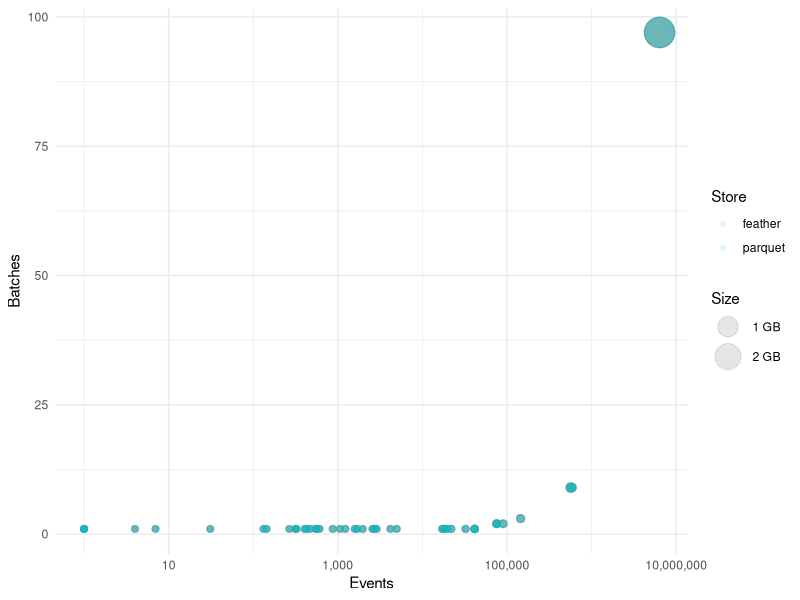
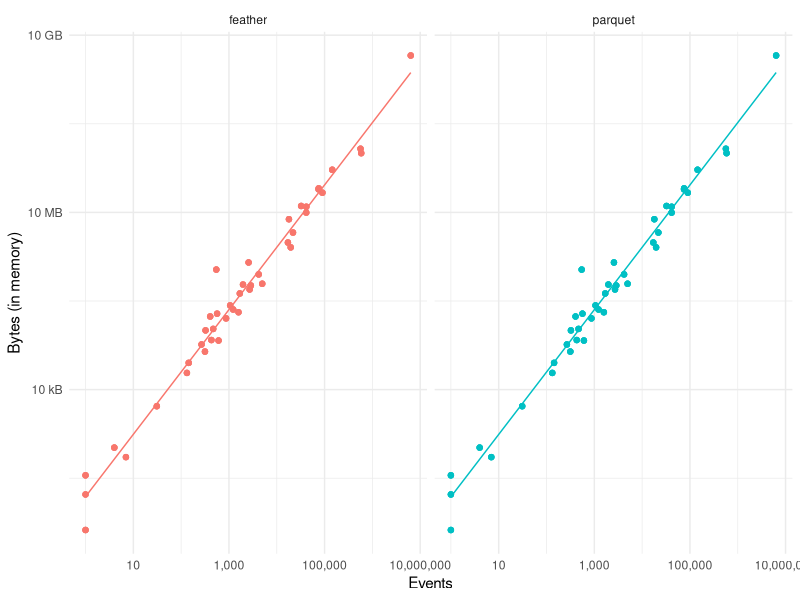
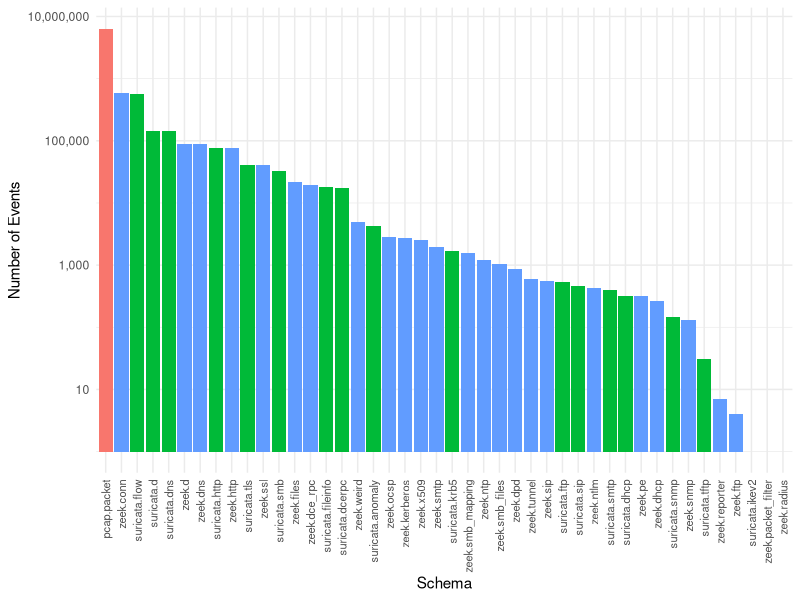
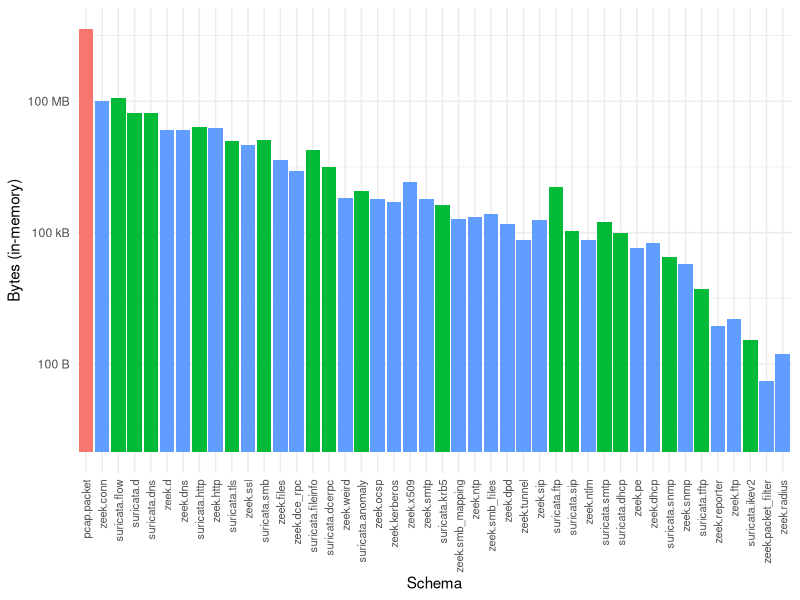
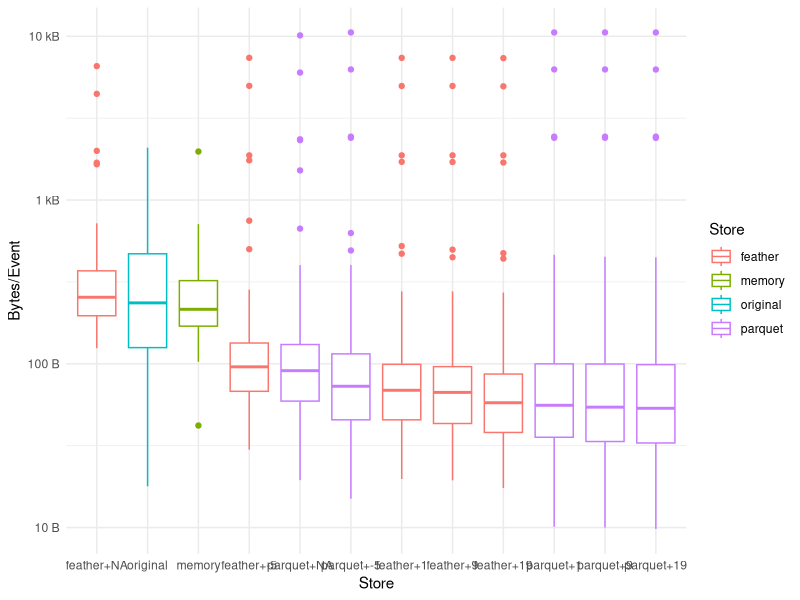
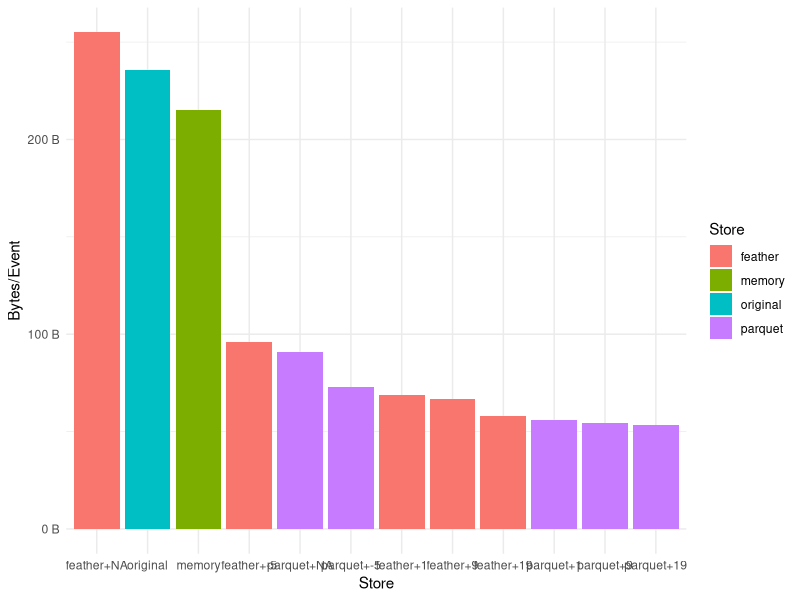
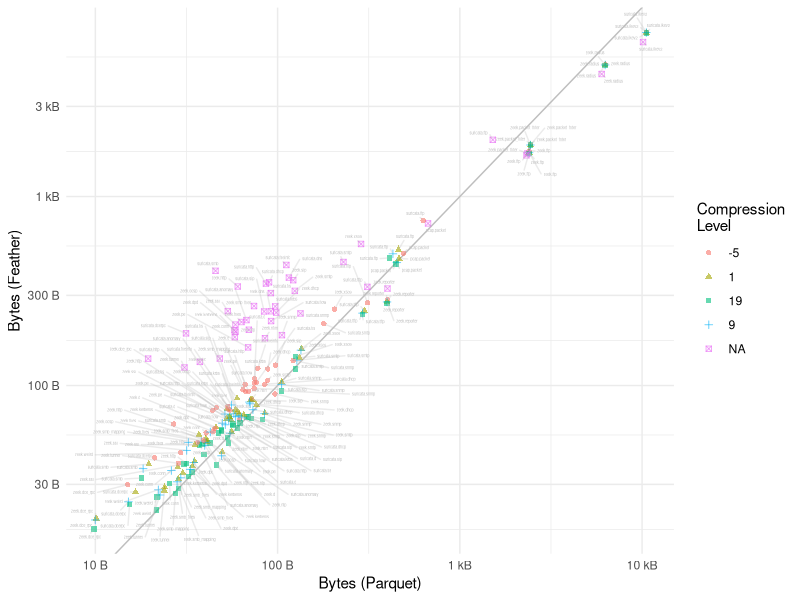
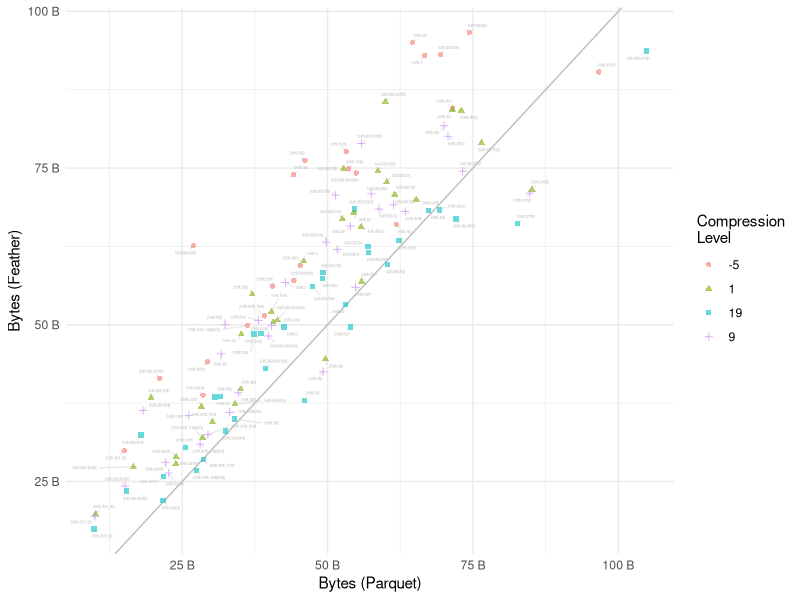

Write the R code that produced these figures, in order. (Note: this script raises an error after producing the figures.)
## ---- chunk 1
#| code-fold: true
#| label: prepare-data
library(dplyr)
library(ggplot2)
library(lubridate)
library(scales)
library(tidyr)

theme_set(theme_minimal())

data <- read.csv("data.csv") |>
  rename(store = store_type) |>
  mutate(duration = dnanoseconds(duration))

original <- read.csv("sizes.csv") |>
  mutate(store = "original", store_class = "original") |>
  select(store, store_class, schema, bytes)

# Normalize store sizes by number of events/store.
normalized <- data |>
  mutate(duration_normalized = duration / num_events,
         bytes_memory_normalized = bytes_memory / num_events,
         bytes_storage_normalized = bytes_in_storage / num_events,
         bytes_ratio = bytes_in_storage / bytes_memory)

# Compute average over measurements.
aggregated <- normalized |>
  group_by(store, schema, zstd.level) |>
  summarize(duration = mean(duration_normalized),
            memory = mean(bytes_memory_normalized),
            storage = mean(bytes_storage_normalized))

# Treat in-memory measuremts as just another storage type.
memory <- aggregated |>
  filter(store == "feather" & zstd.level == 1) |>
  mutate(store = "memory", store_class = "memory") |>
  select(store, store_class, schema, bytes = memory)

# Unite with rest of data.
unified <- aggregated |>
  select(-memory) |>
  rename(bytes = storage, store_class = store) |>
  unite("store", store_class, zstd.level, sep = "+", remove = FALSE)
## ---- chunk 2
#| code-fold: true
#| label: events
no_segment <- data |>
  filter(zstd.level == 1) |>
  filter(store != "segment")

no_segment |>
  ggplot(aes(x = num_events, y = num_slices, size = bytes_in_storage, color = store)) +
    geom_point(alpha = 0.1) +
    scale_size(range = c(2, 10), labels = scales::label_bytes(units = "auto_si")) +
    scale_x_log10(labels = scales::label_comma()) +
    labs(color = "Store", size = "Size", x = "Events", y = "Batches")
## ---- chunk 3
#| echo: false
top <- no_segment |> arrange(num_events) |> tail(1)
bot <- no_segment |> arrange(num_events) |> head(1)
## ---- chunk 4
#| code-fold: true
#| label: log-log-event-memory
no_segment |>
  ggplot(aes(x = num_events, y = bytes_memory, color = store)) +
    geom_smooth(method = "lm", se = FALSE, size = 0.5) +
    geom_point(alpha = 0.5) +
    guides(color = "none") +
    scale_y_log10(labels = scales::label_bytes(units = "auto_si")) +
    scale_x_log10(labels = scales::label_comma()) +
    labs(color = "Store", x = "Events", y = "Bytes (in memory)") +
    facet_grid(~ store)
## ---- chunk 5
#| label: schemas
#| echo: false
unique(data$schema)
## ---- chunk 6
#| code-fold: true
#| label: number-of-events-by-schema
schemas <- normalized |>
  filter(store == "feather") |>
  group_by(schema) |>
  summarize(n = median(num_events),
            bytes_memory = median(bytes_memory))

schemas |>
  separate(schema, c("module", "type"), remove = FALSE) |>
  ggplot(aes(x = reorder(schema, -n), y = n, fill = module)) +
    geom_bar(stat = "identity") +
    guides(fill = "none") +
    scale_y_log10(labels = scales::label_comma()) +
    labs(x = "Schema", y = "Number of Events", color = "Module") +
    theme(axis.text.x = element_text(angle = 90, size = 8, vjust = 0.5, hjust = 1))
## ---- chunk 7
#| code-fold: true
#| label: event-size-by-schema
schemas |>
  separate(schema, c("module", "type"), remove = FALSE) |>
  ggplot(aes(x = reorder(schema, -n), y = bytes_memory, fill = module)) +
    geom_bar(stat = "identity") +
    guides(fill = "none") +
    scale_y_log10(labels = scales::label_bytes(units = "auto_si")) +
    labs(x = "Schema", y = "Bytes (in-memory)", color = "Module") +
    theme(axis.text.x = element_text(angle = 90, size = 8, vjust = 0.5, hjust = 1))
## ---- chunk 8
#| code-fold: true
#| label: plot-schema-distribution-boxplot
unified |>
  bind_rows(original, memory) |>
  ggplot(aes(x = reorder(store, -bytes, FUN = "median"),
             y = bytes, color = store_class)) +
  geom_boxplot() +
  scale_y_log10(labels = scales::label_bytes(units = "auto_si")) +
  labs(x = "Store", y = "Bytes/Event", color = "Store")
## ---- chunk 9
#| code-fold: true
#| label: plot-schema-distribution-medians
medians <- unified |>
  bind_rows(original, memory) |>
  group_by(store, store_class) |>
  summarize(bytes = median(bytes))

medians |>
  ggplot(aes(x = reorder(store, -bytes), y = bytes, fill = store_class)) +
  geom_bar(stat = "identity") +
  scale_y_continuous(labels = scales::label_bytes(units = "auto_si")) +
  labs(x = "Store", y = "Bytes/Event", fill = "Store")
## ---- chunk 10
#| echo: false
library(knitr)

median_original <- medians |> filter(store == "original") |> pull(bytes)
medians |>
  filter(store_class %in% c("feather", "parquet")) |>
  mutate(size = bytes / median_original * 100) |>
  mutate(compression = median_original / size) |>
  arrange(size) |>
  kable(digits = 1)
## ---- chunk 11
#| code-fold: true
#| label: plot-parquet-vs-feather
library(ggrepel)
library(stringr)

parquet_vs_feather <- unified |>
  select(-store, -duration) |>
  pivot_wider(names_from = store_class,
              values_from = bytes,
              id_cols = c(schema, zstd.level))

plot_parquet_vs_feather <- function(data) {
  data |>
    mutate(zstd.level = str_replace_na(zstd.level)) |>
    separate(schema, c("module", "type"), remove = FALSE) |>
    ggplot(aes(x = parquet, y = feather,
               shape = zstd.level, color = zstd.level)) +
      geom_abline(intercept = 0, slope = 1, color = "grey") +
      geom_point(alpha = 0.6) +
      geom_text_repel(aes(label = schema),
                color = "grey",
                size = 1, # font size
                box.padding = 0.2,
                min.segment.length = 0, # draw all line segments
                max.overlaps = Inf,
                segment.color = "grey",
                segment.alpha = 0.3) +
      scale_size(range = c(0, 10)) +
      labs(x = "Bytes (Parquet)", y = "Bytes (Feather)",
           shape = "Compression\nLevel", color = "Compression\nLevel")
}

parquet_vs_feather |>
  plot_parquet_vs_feather() +
    scale_x_log10(labels = scales::label_bytes(units = "auto_si")) +
    scale_y_log10(labels = scales::label_bytes(units = "auto_si"))
## ---- chunk 12
#| code-fold: true
#| label: plot-parquet-vs-feather-100
parquet_vs_feather |>
  filter(feather <= 100) |>
  plot_parquet_vs_feather() +
    scale_x_continuous(labels = scales::label_bytes(units = "auto_si")) +
    scale_y_continuous(labels = scales::label_bytes(units = "auto_si"))
## ---- chunk 13
#| code-fold: true
#| label: plot-zeek-suricata
zeek_conn <- unified |>
  filter(store %in% c("parquet", "feather") & schema == "zeek.conn") |>
  pull(bytes)

suricata_snmp <- unified |>
  filter(store %in% c("parquet", "feather") & schema == "suricata.snmp") |>
  pull(bytes)

suricata_ikev2 <- unified |>
  filter(store %in% c("parquet", "feather") & schema == "suricata.ikev2") |>
  pull(bytes)

unified |>
  filter(schema %in% c("zeek.conn", "suricata.snmp", "suricata.ikev2")) |>
  ggplot(aes(x = reorder(store, -bytes), y = bytes, fill = store)) +
    geom_bar(stat = "identity") +
    guides(fill = "none") +
    labs(x = "Store", y = "Median Bytes/Event") +
    scale_y_continuous(labels = scales::label_bytes(units = "auto_si")) +
    theme(axis.text.x = element_text(angle = 90, size = 8, vjust = 0.5, hjust = 1)) +
    facet_wrap(~ schema, scales = "free")
## ---- chunk 14
#| code-fold: true
#| label: plot-parquet-divided-by-feather
library(tibble)

parquet_vs_feather |>
  filter(feather <= 100) |>
  mutate(zstd.level = str_replace_na(zstd.level)) |>
  ggplot(aes(x = reorder(schema, -parquet / feather),
             y = parquet / feather,
             fill = zstd.level)) +
    geom_hline(yintercept = 1) +
    geom_bar(stat = "identity", position = "dodge") +
    labs(x = "Schema", y = "Parquet / Feather (%)", fill = "Compression\nLevel") +
    scale_y_continuous(breaks = 6:1 * 20 / 100, labels = scales::label_percent()) +
    theme(axis.text.x = element_text(angle = 90, size = 8, vjust = 0.5, hjust = 1))
## ---- chunk 15
#| code-fold: true
#| label: compute-bytes-per-event
unified |>
  ggplot(aes(x = reorder(store, -duration, FUN = "median"),
             y = duration, color = store_class)) +
  geom_boxplot() +
  scale_y_log10(labels = scales::label_number(scale = 1e6, suffix = "us")) +
  labs(x = "Store", y = "Duration (us)", color = "Store")
## ---- chunk 16
unified |>
  filter(schema %in% c("zeek.conn", "suricata.snmp", "suricata.ikev2")) |>
  ggplot(aes(x = reorder(store, -duration), y = duration, fill = store)) +
    geom_bar(stat = "identity") +
    guides(fill = "none") +
    labs(x = "Store", y = "Median Duration/Event") +
    scale_y_continuous(labels = scales::label_number(scale = 1e3, suffix = "ms")) +
    theme(axis.text.x = element_text(angle = 90, size = 8, vjust = 0.5, hjust = 1)) +
    facet_wrap(~ schema, scales = "free")
